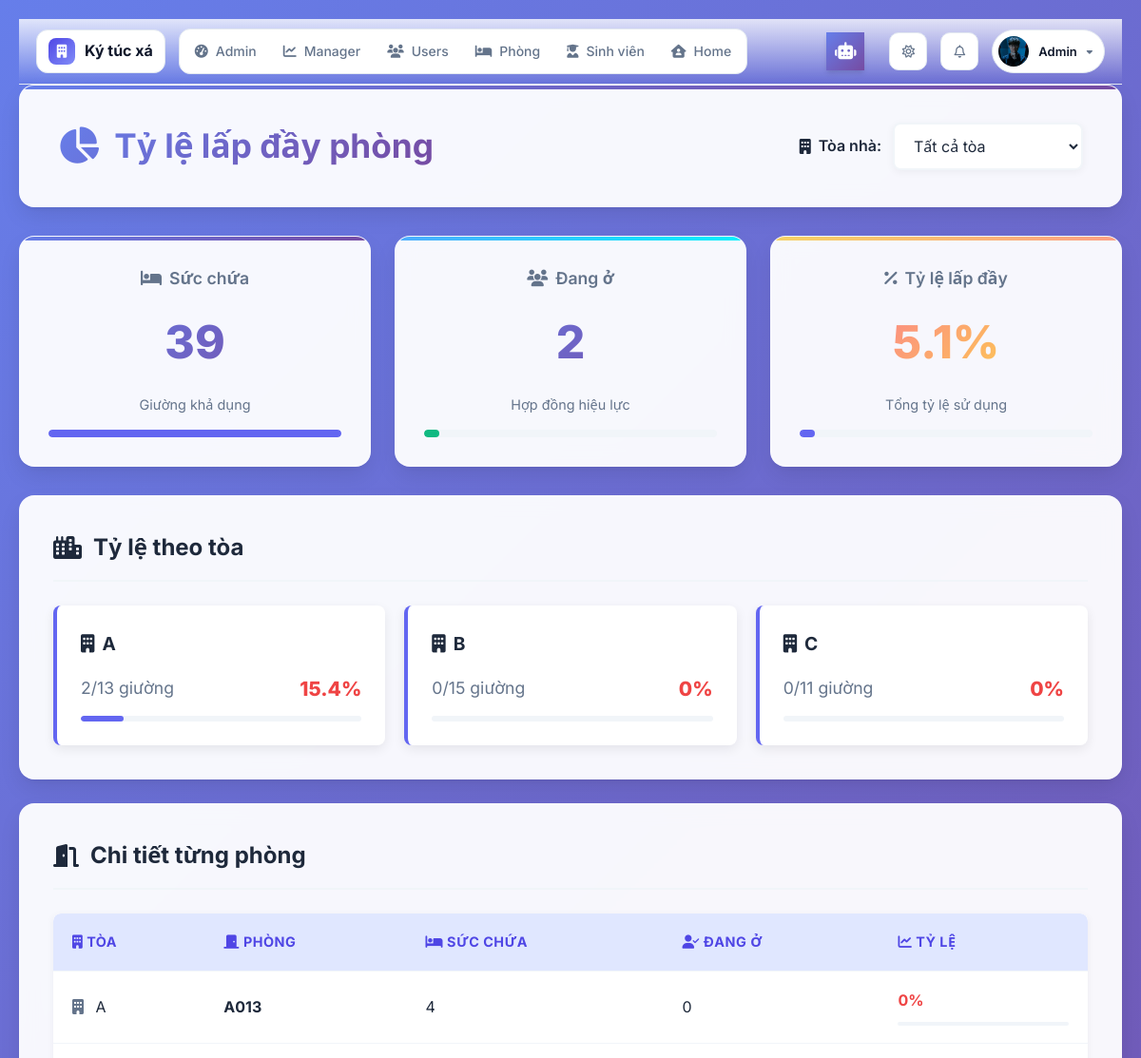
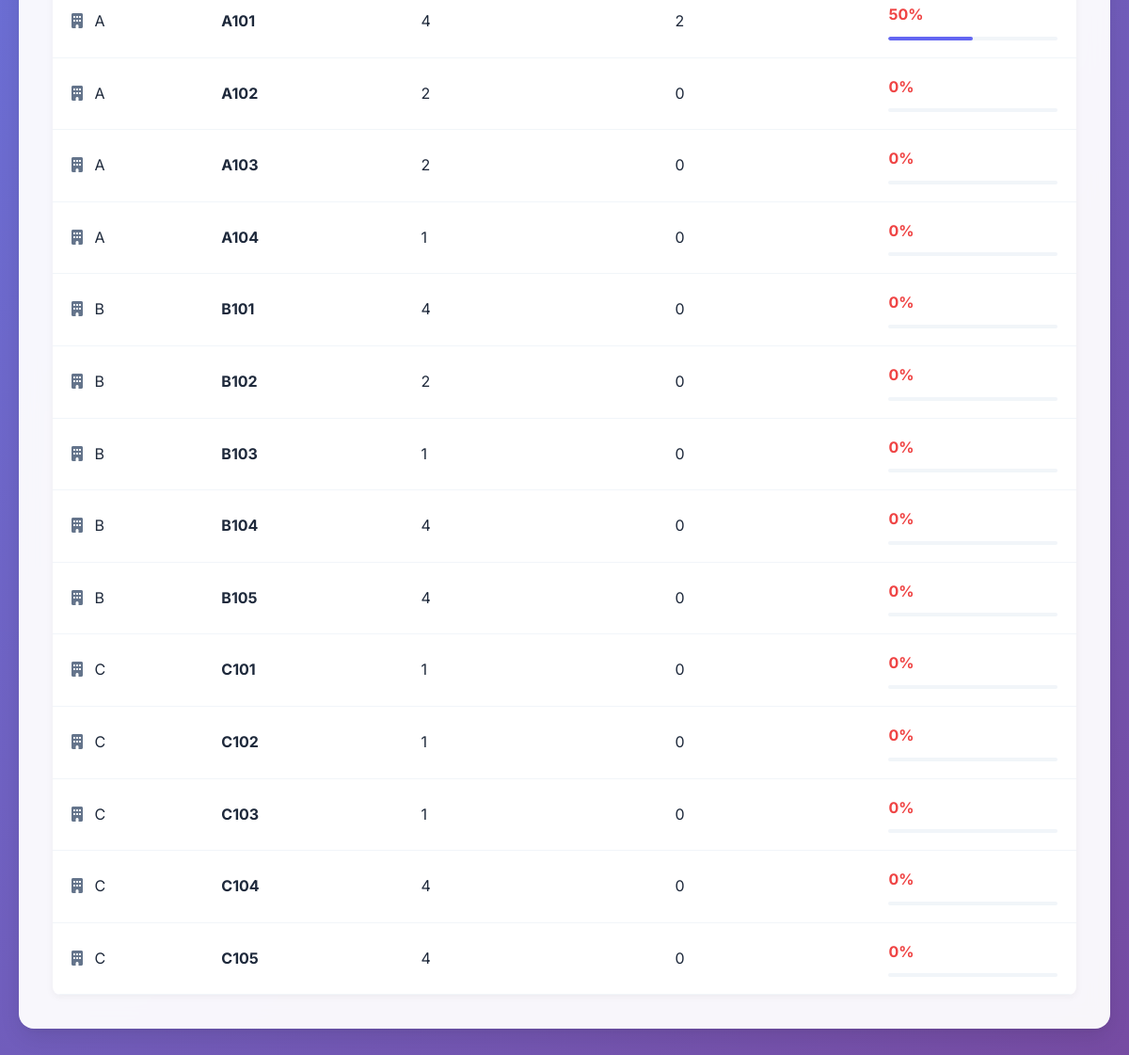
Page /modules/staff/rooms/room_occupancy.php (signed in) on the committed database (2 pictures, top to bottom).
### tables this page shows
CREATE TABLE IF NOT EXISTS `students` (
  `StudentID` int NOT NULL AUTO_INCREMENT,
  `UserID` int DEFAULT NULL,
  `StudentCode` varchar(20) NOT NULL,
  `FullName` varchar(100) NOT NULL,
  `Email` varchar(100) DEFAULT NULL,
  `Gender` enum('Nam','Nữ','Khác') NOT NULL,
  `BirthDate` date DEFAULT NULL,
  `CitizenID` varchar(20) DEFAULT NULL,
  `Hometown` varchar(100) DEFAULT NULL,
  `Address` varchar(255) DEFAULT NULL,
  `Phone` varchar(15) DEFAULT NULL,
  `ClassName` varchar(100) DEFAULT NULL,
  `CourseYear` varchar(9) DEFAULT NULL,
  `Avatar` varchar(255) DEFAULT NULL,
  `EmergencyContact` varchar(255) DEFAULT NULL,
  `CheckInDate` date DEFAULT NULL,
  `CheckOutDate` date DEFAULT NULL,
  `IsInDorm` tinyint(1) DEFAULT '1',
  `CreatedAt` datetime DEFAULT CURRENT_TIMESTAMP,
  `UpdatedAt` datetime DEFAULT CURRENT_TIMESTAMP ON UPDATE CURRENT_TIMESTAMP,
  `FacultyID` int DEFAULT NULL,
  PRIMARY KEY (`StudentID`),
  UNIQUE KEY `StudentCode` (`StudentCode`),
  UNIQUE KEY `UserID` (`UserID`),
  KEY `fk_faculty` (`FacultyID`),
  CONSTRAINT `fk_faculty` FOREIGN KEY (`FacultyID`) REFERENCES `faculties` (`FacultyID`) ON DELETE SET NULL ON UPDATE CASCADE,
  CONSTRAINT `students_ibfk_1` FOREIGN KEY (`UserID`) REFERENCES `users` (`UserID`)
);

CREATE TABLE IF NOT EXISTS `rooms` (
  `RoomID` int NOT NULL AUTO_INCREMENT,
  `BuildingID` int NOT NULL,
  `RoomNumber` varchar(10) DEFAULT NULL,
  `Capacity` int NOT NULL,
  `CurrentOccupants` int DEFAULT '0',
  `RoomType` enum('Nam','Nữ','Khác') NOT NULL,
  `RoomPrice` decimal(10,2) NOT NULL,
  `Status` enum('Trống','Đầy','Bảo trì') DEFAULT 'Trống',
  `ImagePath` varchar(255) DEFAULT NULL,
  `Gallery` json DEFAULT NULL,
  `Description` text,
  `Amenities` json DEFAULT NULL,
  `CreatedAt` datetime DEFAULT CURRENT_TIMESTAMP,
  `UpdatedAt` datetime DEFAULT CURRENT_TIMESTAMP ON UPDATE CURRENT_TIMESTAMP,
  PRIMARY KEY (`RoomID`),
  UNIQUE KEY `uq_rooms_building_room` (`BuildingID`,`RoomNumber`),
  CONSTRAINT `rooms_ibfk_1` FOREIGN KEY (`BuildingID`) REFERENCES `buildings` (`BuildingID`)
);

CREATE TABLE IF NOT EXISTS `buildings` (
  `BuildingID` int NOT NULL AUTO_INCREMENT,
  `BuildingName` varchar(100) DEFAULT NULL,
  `Description` varchar(255) DEFAULT NULL,
  `Floors` int DEFAULT '1',
  PRIMARY KEY (`BuildingID`)
);

### modules/staff/rooms/room_occupancy.php (the view, shortened to what this page needs)
<?php
include '../../../db_connect.php';
include '../../../includes/admin_header.php';
$buildingId = isset($_GET['building']) && $_GET['building'] !== 'all'
    ? (int)$_GET['building'] : null;
$roomOccupancySql = "
    SELECT
        r.RoomID,
        r.RoomNumber,
        b.BuildingID,
        b.BuildingName,
        COALESCE(r.Capacity, 1) AS Capacity,
        COUNT(c.ContractID) AS Occupied
    FROM Rooms r
    JOIN Buildings b ON r.BuildingID = b.BuildingID
    LEFT JOIN Contracts c
        ON c.RoomID = r.RoomID
        AND c.Status = 'Hiệu lực'
    " . ($buildingId ? "WHERE b.BuildingID = ?" : "") . "
    GROUP BY r.RoomID
    ORDER BY b.BuildingName ASC, r.RoomNumber ASC
";
if ($buildingId) {
    $stmtRoom = $conn->prepare($roomOccupancySql);
    $stmtRoom->bind_param("i", $buildingId);
    $stmtRoom->execute();
    $roomsRes = $stmtRoom->get_result();
} else {
    $roomsRes = $conn->query($roomOccupancySql);
}
$rooms = [];
$totalCapacity = 0;
$totalOccupied = 0;
while ($row = $roomsRes->fetch_assoc()) {
    $cap = max(1, (int)$row['Capacity']);
    $occ = (int)$row['Occupied'];
    $rate = $cap > 0 ? round($occ * 100 / $cap, 1) : 0.0;
    $row['Rate'] = $rate;
    $rooms[] = $row;
    $totalCapacity += $cap;
    $totalOccupied += min($occ, $cap);
}
$overallRate = $totalCapacity > 0 ? round($totalOccupied * 100 / $totalCapacity, 1) : 0.0;
$byBuilding = [];
foreach ($rooms as $r) {
    $bid = $r['BuildingID'];
    if (!isset($byBuilding[$bid])) {
        $byBuilding[$bid] = [
            'BuildingName' => $r['BuildingName'],
            'Capacity' => 0,
            'Occupied' => 0
        ];
    }
    $byBuilding[$bid]['Capacity'] += max(1, (int)$r['Capacity']);
    $byBuilding[$bid]['Occupied'] += min((int)$r['Occupied'], max(1, (int)$r['Capacity']));
}
function getRateColor($rate)
{
    return 'bad';
}
?>
<!DOCTYPE html>
<html lang="vi">
<head>
    <link rel="stylesheet" href="../../assets/css/admin/admin_header.css">
    <link rel="stylesheet" href="../../../assets/css/staff/room/staff_room_occupancy.css">
    <link rel="stylesheet" href="https://cdnjs.cloudflare.com/ajax/libs/font-awesome/6.5.0/css/all.min.css">
</head>
<body>
    <div class="occ-container">
        <div class="page-header">
            <h2><i class="fas fa-chart-pie"></i> Tỷ lệ lấp đầy phòng</h2>
            <form method="get" class="filters">
                <div class="filter-group">
                    <label><i class="fas fa-building"></i> Tòa nhà:</label>
                    <select name="building" onchange="this.form.submit()">
                        <option value="all" <?= $buildingId ? '' : 'selected' ?>>Tất cả tòa</option>
                    </select>
                </div>
            </form>
        </div>
        <div class="overall-cards">
            <div class="card">
                <div class="card-title"><i class="fas fa-bed"></i> Sức chứa</div>
                <div class="card-number"><?= number_format($totalCapacity) ?></div>
                <div class="card-sub">Giường khả dụng</div>
                <div class="progress">
                    <span style="width: 100%; background: var(--primary);"></span>
                </div>
            </div>
            <div class="card">
                <div class="card-title"><i class="fas fa-users"></i> Đang ở</div>
                <div class="card-number"><?= number_format($totalOccupied) ?></div>
                <div class="card-sub">Hợp đồng hiệu lực</div>
                <div class="progress">
                    <span style="width: <?= min(100, ($totalOccupied / max(1, $totalCapacity)) * 100) ?>%; background: var(--secondary);"></span>
                </div>
            </div>
            <div class="card">
                <div class="card-title"><i class="fas fa-percentage"></i> Tỷ lệ lấp đầy</div>
                <div class="card-number <?= getRateColor($overallRate) ?>">
                    <?= $overallRate ?>%
                </div>
                <div class="card-sub">Tổng tỷ lệ sử dụng</div>
                <div class="progress">
                    <span style="width: <?= min(100, $overallRate) ?>%;"></span>
                </div>
            </div>
        </div>
        <div class="block">
            <div class="block-title"><i class="fas fa-city"></i> Tỷ lệ theo tòa</div>
            <?php if (count($byBuilding) > 0): ?>
                <div class="building-grid">
                    <?php foreach ($byBuilding as $bid => $v):
                        $cap = $v['Capacity'] ?: 1;
                        $occ = min($v['Occupied'], $cap);
                        $rate = round($occ * 100 / $cap, 1);
                        $rateColor = getRateColor($rate);
                    ?>
                        <div class="bcard">
                            <div class="bname">
                                <i class="fas fa-building"></i>
                                <?= htmlspecialchars($v['BuildingName']) ?>
                            </div>
                            <div class="bnums">
                                <span><?= number_format($occ) ?>/<?= number_format($cap) ?> giường</span>
                                <strong class="<?= $rateColor ?>"><?= $rate ?>%</strong>
                            </div>
                            <div class="progress small">
                                <span style="width: <?= min(100, $rate) ?>%;"></span>
                            </div>
                        </div>
                    <?php endforeach; ?>
                </div>
            <?php endif; ?>
        </div>
        <div class="block">
            <div class="block-title"><i class="fas fa-door-open"></i> Chi tiết từng phòng</div>
            <?php if (count($rooms) > 0): ?>
                <div class="table-wrap">
                    <table>
                        <thead>
                            <tr>
                                <th><i class="fas fa-building"></i> Tòa</th>
                                <th><i class="fas fa-door-closed"></i> Phòng</th>
                                <th><i class="fas fa-bed"></i> Sức chứa</th>
                                <th><i class="fas fa-user-check"></i> Đang ở</th>
                                <th><i class="fas fa-chart-line"></i> Tỷ lệ</th>
                            </tr>
                        </thead>
                        <tbody>
                            <?php foreach ($rooms as $r):
                                $cap = max(1, (int)$r['Capacity']);
                                $occ = min((int)$r['Occupied'], $cap);
                                $rate = $r['Rate'];
                                $rateColor = getRateColor($rate);
                            ?>
                                <tr>
                                    <td>
                                        <i class="fas fa-building" style="color: var(--gray); margin-right: 8px;"></i>
                                        <?= htmlspecialchars($r['BuildingName']) ?>
                                    </td>
                                    <td><strong><?= htmlspecialchars($r['RoomNumber']) ?></strong></td>
                                    <td><?= number_format($cap) ?></td>
                                    <td><?= number_format($occ) ?></td>
                                    <td class="rate">
                                        <span class="rate-num <?= $rateColor ?>"><?= $rate ?>%</span>
                                        <div class="progress mini <?= $rateColor ?>">
                                            <span style="width: <?= min(100, $rate) ?>%;"></span>
                                        </div>
                                    </td>
                                </tr>
                            <?php endforeach; ?>
                        </tbody>
                    </table>
                </div>
            <?php endif; ?>
        </div>
    </div>
</body>
</html>

### includes/admin_header.php (shortened to what this page needs)
<?php
require_once __DIR__ . "/error_handler.php";
$userName = $_SESSION['FullName'] ?? 'Quản trị viên';
$userAvatar = $_SESSION['Avatar'] ?? null;
$userRole = $_SESSION['Role'] ?? 'Staff';
$base = '/';
if (!$userAvatar && isset($_SESSION['UserID']) && isset($conn) && $conn instanceof mysqli) {
    try {
        $userId = (int)$_SESSION['UserID'];
        $stmt = $conn->prepare("SELECT Avatar FROM Students WHERE UserID = ? LIMIT 1");
        if ($stmt) {
            $stmt->bind_param("i", $userId);
            $stmt->execute();
            $res = $stmt->get_result();
            if ($row = $res->fetch_assoc()) {
                $userAvatar = $row['Avatar'];
            }
        }
    } catch (Exception $e) {
    }
}
$avatarPath = $base . 'assets/img/avatars/user.png';
if ($userAvatar && !empty($userAvatar)) {
    if (preg_match('/^https?:\/\//', $userAvatar)) {
        $avatarPath = $userAvatar;
    } else {
        $avatarPath = $base . ltrim($userAvatar, '/');
    }
}
?>
<!DOCTYPE html>
<html lang="vi">
<head>
    <link rel="stylesheet" href="https://cdnjs.cloudflare.com/ajax/libs/font-awesome/6.5.0/css/all.min.css" />
    <link rel="stylesheet" href="<?= $base ?>assets/css/global.css" />
    <link rel="stylesheet" href="<?= $base ?>assets/css/admin/admin_header.css" />
    <link rel="stylesheet" href="<?= $base ?>assets/css/admin/chat_ai_widget.css" />
</head>
<body class="theme-auto" data-base="<?= $base ?>">
    <header class="admin-header">
        <div class="left">
            <a href="<?= $base ?>modules/staff/dashboard.php" class="logo">
                <i class="fas fa-building"></i>
                <span>Ký túc xá</span>
            </a>
            <nav class="admin-nav">
                <?php if ($userRole !== 'Manager'): ?>
                    <a href="<?= $base ?>modules/admin/dashboard.php" data-path="modules/admin/dashboard.php">
                        <i class="fas fa-gauge-high"></i>
                        <span>Admin</span>
                    </a>
                <?php endif; ?>
                <a href="<?= $base ?>modules/staff/dashboard.php" data-path="modules/staff/dashboard.php">
                    <i class="fas fa-chart-line"></i>
                    <span>Manager</span>
                </a>
                <?php if ($userRole !== 'Manager'): ?>
                    <a href="<?= $base ?>modules/staff/users/users.php" data-path="modules/staff/users/users.php">
                        <i class="fas fa-users"></i>
                        <span>Users</span>
                    </a>
                <?php endif; ?>
                <a href="<?= $base ?>modules/staff/rooms/rooms.php" data-path="modules/staff/rooms/rooms.php">
                    <i class="fas fa-bed"></i>
                    <span>Phòng</span>
                </a>
                <a href="<?= $base ?>modules/staff/students/student_list.php" data-path="modules/staff/students/student_list.php">
                     <i class="fas fa-user-graduate"></i>
                     <span>Sinh viên</span>
                </a>
                <a href="<?= $base ?>index.php" data-path="index.php">
                    <i class="fas fa-house-user"></i>
                    <span>Home</span>
                </a>
            </nav>
        </div>
        <div class="right">
            <?php if ($userRole === 'Admin'): ?>
                <div id="adminChatAiToggle" class="chat-ai-toggle" title="Trợ lý Admin">
                    <i class="fas fa-robot"></i>
                </div>
            <?php endif; ?>
            <button class="theme-toggle" aria-label="Chế độ tối/sáng">
                <i class="fa-regular fa-sun"></i>
            </button>
            <div class="notify">
                <button class="notify-btn" aria-label="Thông báo">
                    <i class="fa-regular fa-bell"></i>
                </button>
            </div>
            <div class="admin-profile">
                <button class="profile-btn" aria-haspopup="true" aria-expanded="false">
                    <img src="<?= htmlspecialchars($avatarPath) ?>" alt="Avatar" onerror="this.src='<?= $base ?>assets/img/avatars/user.png'">
                    <span class="name"><?= htmlspecialchars($userName) ?></span>
                    <i class="fas fa-caret-down caret"></i>
                </button>
            </div>
        </div>
    </header>
    <main style="min-height: 80vh;">

### rows in the picture
students: Avatar (picture)
rooms: BuildingID.BuildingName "B", occ "0", RoomID "15", rate "0", RoomNumber "B105", cap "4"
rooms: BuildingID.BuildingName "A", RoomNumber "A013", cap "4", occ "0", rate "0"
rooms: BuildingID.BuildingName "A", RoomNumber "A101", cap "4", occ "2"
rooms: BuildingID.BuildingName "A", RoomNumber "A102", cap "2", occ "0", rate "0"
rooms: BuildingID.BuildingName "A", RoomNumber "A103", cap "2", occ "0", rate "0"
rooms: BuildingID.BuildingName "A", RoomNumber "A104", cap "1", occ "0", rate "0"
rooms: BuildingID.BuildingName "B", RoomNumber "B101", cap "4", occ "0", rate "0"
rooms: BuildingID.BuildingName "B", RoomNumber "B102", cap "2", occ "0", rate "0"
rooms: BuildingID.BuildingName "B", RoomNumber "B103", cap "1", occ "0", rate "0"
rooms: BuildingID.BuildingName "B", RoomNumber "B104", cap "4", occ "0", rate "0"
rooms: BuildingID.BuildingName "C", RoomNumber "C101", cap "1", occ "0", rate "0"
rooms: BuildingID.BuildingName "C", RoomNumber "C102", cap "1", occ "0", rate "0"
rooms: BuildingID.BuildingName "C", RoomNumber "C103", cap "1", occ "0", rate "0"
rooms: BuildingID.BuildingName "C", RoomNumber "C104", cap "4", occ "0", rate "0"
rooms: BuildingID.BuildingName "C", RoomNumber "C105", cap "4", occ "0", rate "0"

### other values in the picture
$userName "Admin"
$totalCapacity "39"
$totalOccupied "2"
$overallRate "5.1"
$v['BuildingName'] "A"
$occ "2"
$cap "13"
$rate "15.4"
$v['BuildingName'] "C"
$occ "0"
$cap "11"
$rate "0"
